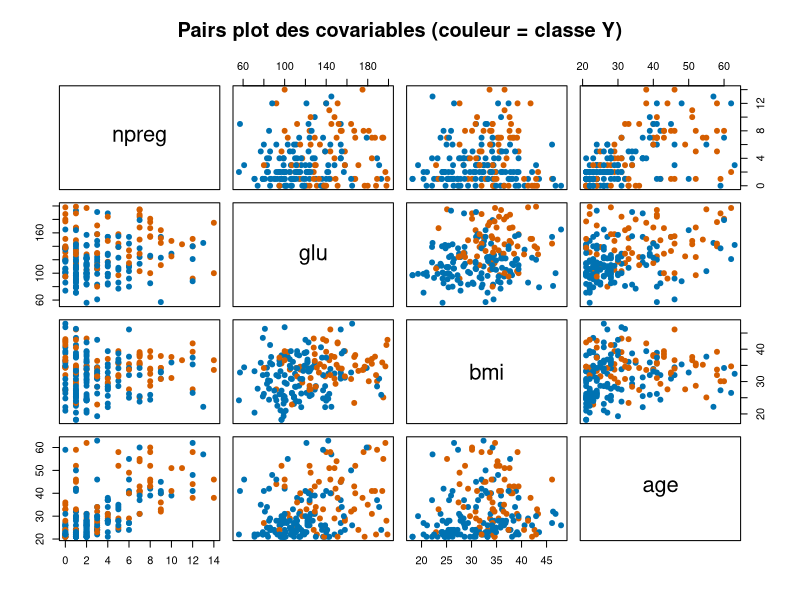
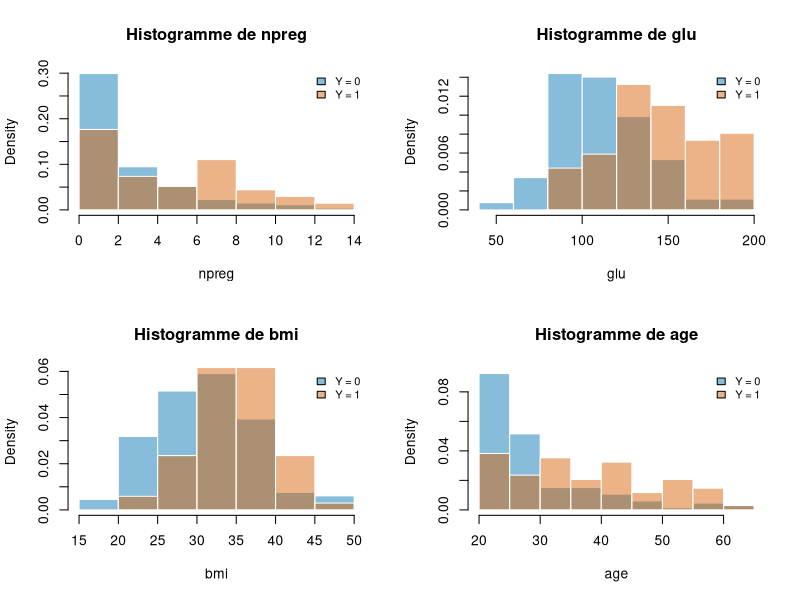
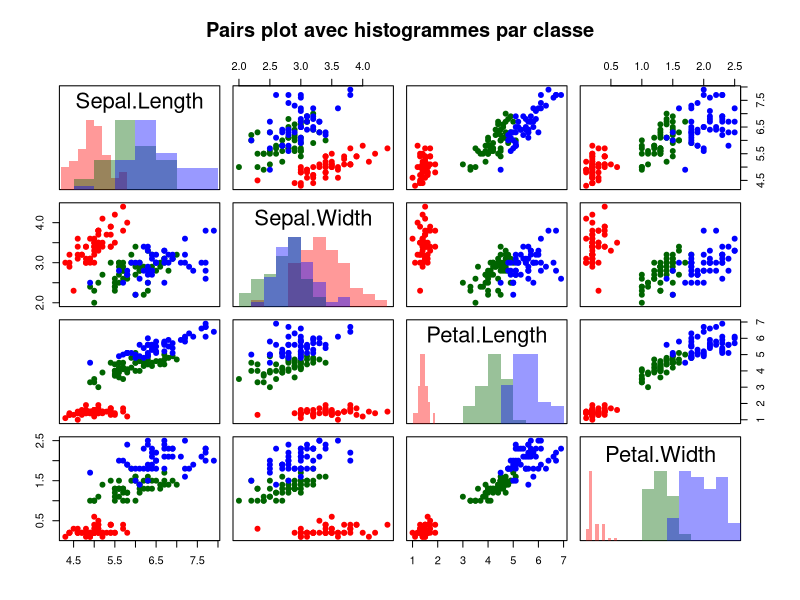

Source code (R) for these figures, in order:
# CHAPITRE 3 - Régression logistique Exercice 2 ####

par(mfrow = c(1,1))
rm(list = ls())


# 0) Chargement des données

library(MASS)
data(Pima.tr)

df <- Pima.tr

# Variable réponse binaire Y = 1(type == "Yes"), 0 sinon
df$Y <- as.integer(df$type == "Yes")

# Covariables retenues
X_cols <- c("npreg", "glu", "bmi", "age")

# Jeu de données de travail
df_sub <- df[, c("Y", "type", X_cols)]


cat("1) Analyse descriptive des données\n")



# 1.a) Statistiques descriptives

n <- nrow(df_sub)
p <- length(X_cols)

cat(sprintf("Taille de l'échantillon n = %d\n", n))
cat(sprintf("Nombre de covariables p = %d\n\n", p))

# Proportions de classes
cat("Proportions de classes (Y):\n")
print(prop.table(table(df_sub$Y)))
cat("\n")

# Fonction utilitaire : stats descriptives + NA
desc_stats <- function(x) {
  c(
    mean = mean(x, na.rm = TRUE),
    sd   = sd(x, na.rm = TRUE),
    min  = min(x, na.rm = TRUE),
    med  = median(x, na.rm = TRUE),
    max  = max(x, na.rm = TRUE),
    empty   = sum(is.na(x))
  )
}

cat("Statistiques descriptives par covariable:\n")
desc_table <- t(sapply(df_sub[, X_cols, drop = FALSE], desc_stats))
print(round(desc_table, 3))
cat("\n")

cat("Résumé (summary) des variables:\n")
print(summary(df_sub[, c("Y", X_cols)]))
cat("\n")


# 1.b) Pairs plot par classe Y


cat("1.b) Pairs plot coloré par classe Y\n")


cols <- ifelse(df_sub$Y == 1, "#D55E00", "#0072B2")  # 1=orange, 0=bleu

pairs(
  df_sub[, X_cols],
  col = cols,
  pch = 19,
  main = "Pairs plot des covariables (couleur = classe Y)"
)

# Disposition 2x2
par(mfrow = c(2, 2))

# Couleurs (semi-transparentes pour superposition)
col0 <- rgb(0, 114, 178, maxColorValue = 255, alpha = 120)  # Y=0
col1 <- rgb(213, 94, 0,  maxColorValue = 255, alpha = 120)  # Y=1

for (var in c("npreg", "glu", "bmi", "age")) {
  
  hist(df_sub[df_sub$Y == 0, var],
       col = col0,
       freq = FALSE,
       main = paste("Histogramme de", var),
       xlab = var,
       border = "white")
  
  hist(df_sub[df_sub$Y == 1, var],
       col = col1,
       freq = FALSE,
       add = TRUE,
       border = "white")
  
  legend("topright",
         legend = c("Y = 0", "Y = 1"),
         fill = c(col0, col1),
         bty = "n",
         cex = 0.8)
}


# legend( "topright", legend = c("Y=0 (No)", "Y=1 (Yes)"),
#  col = c("#0072B2", "#D55E00"),  pch = 19,  bty = "n",cex = 0.9)


# 2) Rappels théoriques (rappel textuel, ici en console)


cat("2) Rappels théoriques (rappel console)\n")

cat("Modèle logistique : P(Y=1|X) = 1 / (1 + exp(-(w0 + sum_j wj X^(j))))\n")
cat("Hypothèses principales : (i) observations indépendantes, (ii) Y|X ~ Bernoulli(p(X)),\n")
cat("avec lien logit : log(p(X)/(1-p(X))) = w0 + sum_j wj X^(j)\n")
cat("Critère optimisé : maximum de vraisemblance (équivalent à minimiser la log-loss).\n\n")


# 3) Apprentissage du modèle dans R


cat("3) Apprentissage du modèle (glm binomial)\n")


# Modèle logistique
form <- as.formula(paste("Y ~", paste(X_cols, collapse = " + ")))
model <- glm(form, data = df_sub, family = binomial)

cat("Résumé du modèle (summary):\n")
print(summary(model))
cat("\n")

# 3.a) Coefficients estimés + IC 95%
cat("Coefficients estimés (w-hat):\n")
print(coef(model))
cat("\n")

# IC 95% (Wald, rapide et standard en TD)
ci_wald <- suppressMessages(confint.default(model))  # ±1.96*SE sur l'échelle des coefficients
colnames(ci_wald) <- c("2.5 %", "97.5 %")

cat("Intervalles de confiance à 95% (Wald):\n")
print(ci_wald)
cat("\n")

# (Optionnel) IC profilés (plus fidèles, mais parfois plus lents)
# ci_profile <- suppressMessages(confint(model))
# cat("Intervalles de confiance à 95% (profil de vraisemblance):\n")
# print(ci_profile); cat("\n")

# 3.b) Significativité : 0 appartient-il à l'IC ?
sig <- apply(ci_wald, 1, function(row) !(0 >= row[1] && 0 <= row[2]))
sig <- as.logical(sig)

sig_table <- data.frame(
  coefficient = names(coef(model)),
  estimate    = coef(model),
  CI_2.5      = ci_wald[, 1],
  CI_97.5     = ci_wald[, 2],
  significant = sig
)

cat("Significativité (au sens : 0 ∉ IC95% => significatif):\n")
print(sig_table)
cat("\n")

cat("Interprétation des signes (pour les coefficients significatifs):\n")
for (j in seq_along(sig)) {
  if (sig[j]) {
    name_j <- names(coef(model))[j]
    est_j  <- coef(model)[j]
    if (name_j == "(Intercept)") next
    if (est_j > 0) {
      cat(sprintf("- %s : coefficient positif => augmente les log-odds, donc augmente P(Y=1).\n", name_j))
    } else {
      cat(sprintf("- %s : coefficient négatif => diminue les log-odds, donc diminue P(Y=1).\n", name_j))
    }
  }
}
cat("\n")

cat("Pertinence globale (indication) :\n")
cat("- Consulter la déviance résiduelle, l'AIC, et éventuellement un test du rapport de vraisemblance.\n\n")


# 4) Prédictions sur de nouvelles observations

cat("4) Prédiction sur de nouvelles observations\n")

# Trois nouvelles observations (exemples numériques plausibles)
# Remarque : adaptez les valeurs si vous souhaitez coller à un scénario précis en TD.
X_new <- data.frame(
  npreg = c(1, 3, 6),
  glu   = c(90, 130, 170),
  bmi   = c(22, 30, 36),
  age   = c(22, 35, 50)
)

cat("Nouvelles observations X_k:\n")
print(X_new)
cat("\n")

# Probabilités prédites p_hat_k = P(Y=1|X=X_k)
p_hat <- predict(model, newdata = X_new, type = "response")

# Décision au seuil tau = 1/2
tau <- 0.5
y_hat <- as.integer(p_hat >= tau)

pred_table <- cbind(X_new, p_hat = p_hat, y_hat = y_hat)

cat(sprintf("Seuil de décision tau = %.2f\n", tau))
cat("Table des prédictions (p_hat et classe prédite):\n")
print(pred_table)
cat("\n")

cat("Interprétation:\n")
cat("- p_hat proche de 0 => faible probabilité de diabète (classe 0)\n")
cat("- p_hat proche de 1 => forte probabilité de diabète (classe 1)\n")
cat("- Décision : y_hat = 1 si p_hat >= 0.5, sinon 0\n")



# ---------- FIN Exercice 2 ----------


# EXERCICE 3 -- ReGRESSION LOGISTIQUE ####


# TD-TP Régression logistique multinomiale — Jeu de données iris
# Script R complet pour répondre à l’énoncé


# --- 0) Chargements et préparation
par(mfrow = c(1,1))
rm(list = ls())

data(iris)                 # jeu de données intégré à R
df <- iris                 # on travaille sur df
df$Species <- factor(df$Species)

# (Optionnel) ré-encoder Y en {1,2,3} en gardant la correspondance de l’énoncé
# 1 = setosa, 2 = versicolor, 3 = virginica
df$Y_num <- as.integer(df$Species)

# Variables explicatives (X^{(1)},...,X^{(4)})
X_cols <- c("Sepal.Length", "Sepal.Width", "Petal.Length", "Petal.Width")


# 1) Analyse descriptive
# a) Taille n et nombre de variables explicatives p
n <- nrow(df)
p <- length(X_cols)
cat("=== 1.a) Dimensions ===\n")
cat("n =", n, "\n")
cat("p =", p, "\n\n")

# b) Nature des variables + stats descriptives usuelles
cat("=== 1.b) Nature des variables ===\n")
str(df)

cat("\n=== 1.b) Nombre de NA ===\n")
print(colSums(is.na(df)))

cat("\n=== 1.b) Statistiques descriptives (covariables) ===\n")
# summary donne min, quartiles, mediane, moyenne, max
print(summary(df[, X_cols]))

# Ajout des moyennes et écarts-types (souvent demandés)
cat("\n=== Moyennes et ecarts-types (covariables) ===\n")
means <- sapply(df[, X_cols], mean, na.rm = TRUE)
sds   <- sapply(df[, X_cols], sd,   na.rm = TRUE)
print(rbind(mean = means, sd = sds))

# c) Matrice de plots 4x4 (pairs)
cat("\n=== 1.c) Matrice de plots 4x4 (pairs) ===\n")
# Couleurs par espèce
cols <- c("setosa" = "red",
          "versicolor" = "darkgreen",
          "virginica" = "blue")

# Fonction panneau diagonal : histogrammes par classe
panel.hist.byclass <- function(x, ...) {
  usr <- par("usr")
  on.exit(par(usr))
  par(usr = c(usr[1:2], 0, 1.5))  # ajustement vertical
  
  for (sp in levels(df$Species)) {
    x_sp <- x[df$Species == sp]
    h <- hist(x_sp, plot = FALSE, breaks = "FD")
    y <- h$counts / max(h$counts)   # normalisation pour superposition
    rect(h$breaks[-length(h$breaks)], 0,
         h$breaks[-1], y,
         col = adjustcolor(cols[sp], alpha.f = 0.4),
         border = NA)
  }
}

# Fonction panneau hors diagonale
panel.scatter <- function(x, y, ...) {
  points(x, y, col = cols[df$Species], pch = 19)
}

# Pairs avec histogrammes sur la diagonale
pairs(df[, X_cols],
      lower.panel = panel.scatter,
      upper.panel = panel.scatter,
      diag.panel  = panel.hist.byclass,
      main = "Pairs plot avec histogrammes par classe")

# legend("topright", legend = levels(df$Species), col = cols[levels(df$Species)],
#        pch = 19, bty = "n", cex = 0.9)
# Correspondance affichée dans la console
cat("Correspondance couleur / classe :\n")
for (sp in levels(df$Species)) {
  cat(sp, ":", cols[sp], "\n")
}

# 2) Modélisation logistique multinomiale
# On utilise nnet::multinom (régression logistique multinomiale)

if (!requireNamespace("nnet", quietly = TRUE)) {
  install.packages("nnet")
}
library(nnet)

# Ajustement : Species ~ covariables
model_multi <- multinom(Species ~ Sepal.Length + Sepal.Width + Petal.Length + Petal.Width,
                        data = df, trace = FALSE)

cat("=== 2) Modele multinomial ajuste ===\n")
print(model_multi)

# Résumé (coefficients + erreurs standards approx.)
cat("\n=== Summary du modele multinomial ===\n")
sum_multi <- summary(model_multi)
print(sum_multi)


# 3) Probabilités prédites pour 3 individus
# Définition des 3 individus (X1, X2, X3) donnés dans l’énoncé
X_new <- data.frame(
  Sepal.Length = c(5.1, 6.0, 6.5),
  Sepal.Width  = c(3.5, 2.9, 3.0),
  Petal.Length = c(1.4, 4.5, 5.5),
  Petal.Width  = c(0.2, 1.5, 2.0)
)

rownames(X_new) <- c("X1", "X2", "X3")

cat("\n=== 3) Individus consideres ===\n")
print(X_new)

# a) Probabilités prédites pour chaque classe
proba_pred <- predict(model_multi, newdata = X_new, type = "probs")

cat("\n=== 3.a) Probabilites predites P(Y=j | X=Xk) ===\n")
print(round(proba_pred, 6))

# b) Vérifier que les probas somment à 1
cat("\n=== 3.b) Verification somme des probas (=1) ===\n")
print(rowSums(proba_pred))


# 4) Règle de décision (classe prédite)
# a) Critère : argmax_j p_hat^{(j)}
class_pred <- predict(model_multi, newdata = X_new, type = "class")

cat("\n=== 4) Classe predite (argmax des probabilites) ===\n")
print(class_pred)

# (Optionnel) afficher aussi la classe sous forme numérique 1,2,3
class_pred_num <- as.integer(class_pred)
cat("\nClasses predites sous forme numerique (1=setosa,2=versicolor,3=virginica) :\n")
print(setNames(class_pred_num, rownames(X_new)))


# ---------- FIN Exercice 3 ----------
